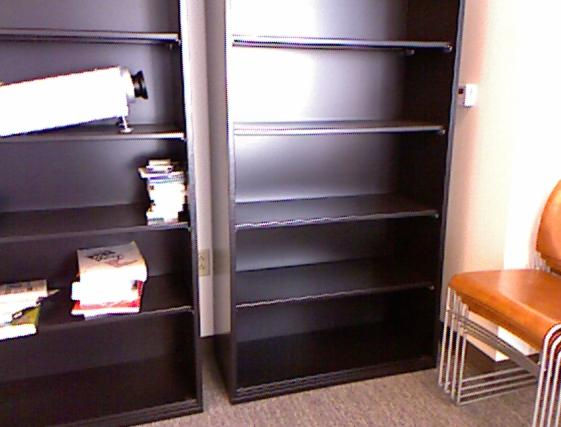
#> input picture Demo/images/img_0063.jpg, 561 x 427 px
$ python traditionSeg.py
#> lines starting #> are read from the running program, lines starting #| are printed output that depends on the picture
#> further down, srcImg is the input picture: shape (427, 561, 3); mean B, G, R 113.5, 111.2, 128.8
#!/usr/bin/env python2
# -*- coding: utf-8 -*-
"""
Created on Wed Dec  6 22:30:56 2017

@author: xu
"""
import cv2
import numpy as np
import matplotlib.pyplot as plt
from skimage.segmentation import felzenszwalb


def img_middle_crop(image):
    start_h = np.uint8((image.shape[0] - 426) / 2)
#> start_h = 0
    start_w = np.uint8((image.shape[1] - 426) / 2)
#> start_w = 67
    end_h = start_h + 426
#> end_h = 426
    end_w = start_w + 426
#> end_w = 493
    croped_img = image[start_h:end_h, start_w:end_w,:]
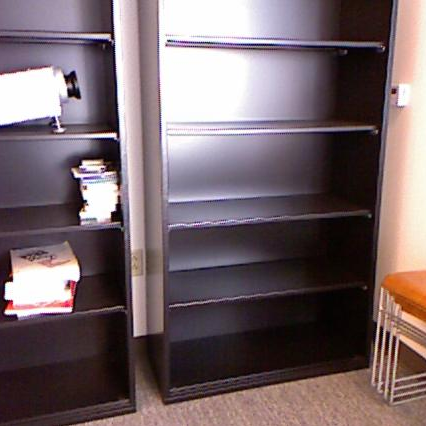
#> croped_img: shape (426, 426, 3); mean B, G, R 106, 101.9, 118
    return croped_img


openString='img_0063.jpg'
oringal='images/'+openString
srcImg=cv2.imread(oringal)
ImgAfterCrop=img_middle_crop(srcImg)
segments1=felzenszwalb(ImgAfterCrop,scale=500,sigma=0.5,min_size=50)
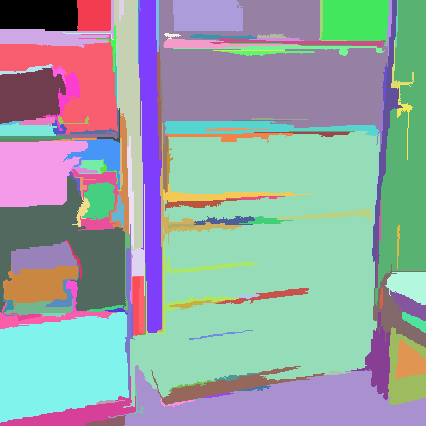
#> segments1: shape (426, 426) int64; 141 distinct labels, from 0 to 140; one colour per label, 0 black

plt.subplot(1,2,1)
plt.imshow(ImgAfterCrop)
plt.subplot(1,2,2)
plt.imshow(segments1)

saveString='Seg'+openString
cv2.imwrite(saveString,segments1)
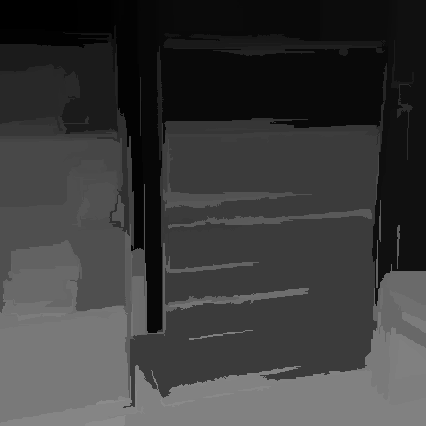
#> saved as Segimg_0063.jpg: shape (426, 426); min 0, max 140, mean 59.2

img=cv2.imread(saveString)
#> img: shape (426, 426, 3); min 0, max 144, mean 59.2
cv2.imwrite(saveString,img)
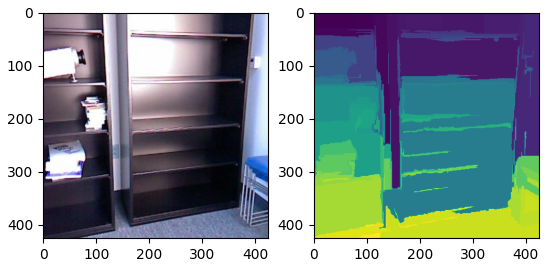
#> figure drawn by matplotlib, 2 panels; B, G, R data is drawn as R, G, B
